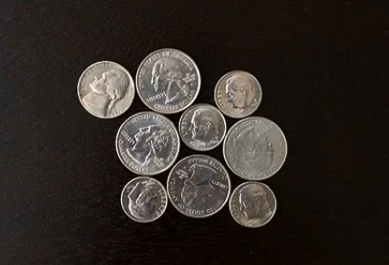
#> input picture images/circle.png, 389 x 265 px, found by its file name
$ python tutorial_20_contours.py
#> lines starting #> are read from the running program, lines starting #| are printed output that depends on the picture; after the words box and inside, x2 and y2 are one past the last pixel; in counts of white or black regions, pixels touching at a corner belong together
#> in main, src is the input picture: shape (265, 389, 3); mean B, G, R 37.2, 41.8, 48.7
import cv2 as cv
import numpy as np


def edge_demo(image):
    blurred = cv.GaussianBlur(image, (3, 3), 0)
    gray = cv.cvtColor(blurred, cv.COLOR_BGR2GRAY)

    grad_x = cv.Sobel(gray, cv.CV_16SC1, 1, 0)
    grad_y = cv.Sobel(gray, cv.CV_16SC1, 0, 1)

    edge_output = cv.Canny(grad_x, grad_y, 30, 150)
    # edge_output = cv.Canny(gray, 50, 150)
    cv.imshow("Canny edge",edge_output)
    return edge_output


def contours_demo(image):
    """
    . 轮廓可以简单认为成将连续的点（连着边界）连在一起的曲线，具有相同 的颜色或者灰度。
    轮廓在形状分析和物体的检测和识别中很有用。
    . 为了更加准确，要使用二值化图像。在寻找轮廓之前，要进行阈值化处理或者 Canny 边界检测
    . 查找轮廓的函数会修改原始图像。如果你在找到轮廓之后还想使用原始图像的话，
    你应该将原始图像存储到其他变量中.
    . 在 OpenCV 中，查找轮廓就像在黑色背景中超白色物体。要找的物体应该是白色而背景应该是黑色。


    """
    dst = cv.GaussianBlur(image, (3, 3), 0)
    gray = cv.cvtColor(dst, cv.COLOR_BGR2GRAY)
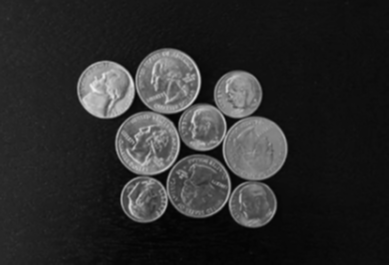
#> gray: shape (265, 389); min 4, max 237, mean 43.4
    ret, binary = cv.threshold(gray, 0, 255, cv.THRESH_BINARY | cv.THRESH_OTSU)
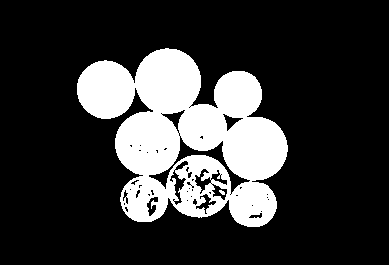
#> binary: shape (265, 389); 21.3% white; 2 white regions
#> ret = 72
    cv.imshow("binary image", binary)
    # binary = edge_demo(image)
    """
    • 函数 cv2.ﬁndContours() 有三个参数, 第一个是输入图像，第二个是轮廓检索模式，第三个是轮廓近似方法。
    • 检索模式：
        • CV_RETR_EXTERNAL - 只提取外层的轮廓
        • CV_RETR_LIST - 提取所有轮廓，并且放置在 list 中
        • CV_RETR_CCOMP - 提取所有轮廓，并且将其组织为两层的 hierarchy:
            顶层为连通域的 外围边界，次层为洞的内层边界。
        • CV_RETR_TREE - 提取所有轮廓，并且重构嵌套轮廓的全部 hierarchy
    • 逼近方法 (对所有节点, 不包括使用内部逼近的 CV_RETR_RUNS).  点的存贮情况，是不是都被存贮
        • CV_CHAIN_CODE - Freeman 链码的输出轮廓. 其它方法输出多边形(定点序列).
        • CV_CHAIN_APPROX_NONE - 将所有点由链码形式翻译为点序列形式
        • CV_CHAIN_APPROX_SIMPLE - 压缩水平、垂直和对角分割，即函数只保留末端的象素 点;
        • CV_CHAIN_APPROX_TC89_L1,  CV_CHAIN_APPROX_TC89_KCOS - 应用 Teh-Chin 链逼近算法.
        • CV_LINK_RUNS - 通过连接为 1 的水平碎片使用完全不同的轮廓提取算法。仅有 CV_RETR_LIST 提取模式可以在本方法中应用.
    • offset:每一个轮廓点的偏移量. 当轮廓是从图像 ROI 中提取出来的时候，使用偏移量有用，因为可以从整个图像上下文来对轮廓做分析.
    • 返回值有三个，第一个是图像，第二个是轮廓，第三个是（轮廓的）层析结构。
        轮廓（第二个返回值）是一个 Python 列表，其中存储这图像中的所有轮廓。
        每一个轮廓都是一个 Numpy 数组，包含对象边界点（x，y）的坐标。
    """
    contours, hierarchy= cv.findContours(binary, cv.RETR_EXTERNAL, cv.CHAIN_APPROX_SIMPLE)
#> contours = 1 contour; box (x1, y1, x2, y2) and area: (77, 48, 288, 227) 23701
    for i, contour in enumerate(contours):
        # 函数 cv2.drawContours() 可以被用来绘制轮廓。它可以根据你提供的边界点绘制任何形状。
        # 它的第一个参数是原始图像，第二个参数是轮廓，一个 Python 列表。
        # 第三个参数是轮廓的索引（在绘制独立轮廓是很有用，当设 置为 -1 时绘制所有轮廓）。
        # 接下来的参数是轮廓的颜色和厚度等。
        cv.drawContours(image, contours, i, (0, 0, 255), -1)  # 2为像素大小，-1时填充轮廓
        print(i)
#> this loop made 1 pass
#| 0
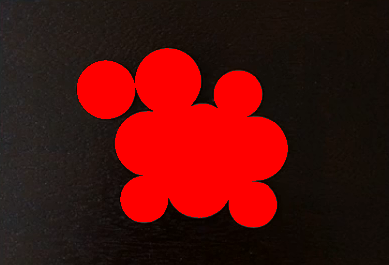
#> image: shape (265, 389, 3); mean B, G, R 11.8, 14.8, 79.5
    cv.imshow("detect contours", image)


def main():
    src = cv.imread(r"E:\opnote\opencv_exercises\images\circle.png")
    cv.imshow("demo",src)
    contours_demo(src)
    cv.waitKey(0)  # 等有键输入或者1000ms后自动将窗口消除，0表示只用键输入结束窗口
    cv.destroyAllWindows()  # 关闭所有窗口


if __name__ == '__main__':
    main()

$ run again, with images/chessboard.png copied over images/circle.png
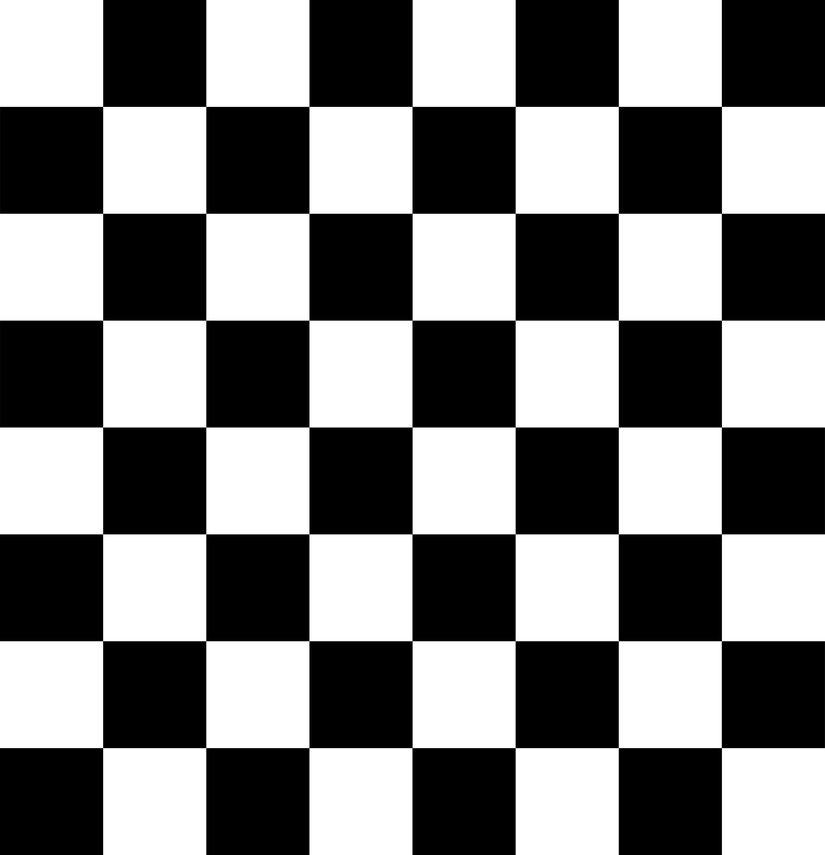
#> input picture images/chessboard.png, 825 x 855 px, shrunk from 3595 x 3723 before the run, found by its file name
#> in main, src is the input picture: shape (855, 825, 3); min 0, max 255, mean 127.5
#> binary: shape (855, 825); 50% white; 2 white regions
#> ret = 127
#> contours = 2 contours; box (x1, y1, x2, y2) and area: (0, 0, 413, 855) 228940, (413, 0, 825, 855) 228834
#> the loop in contours_demo, `for i, contour in enumerate(contours):` made 2 passes
#| 0
#| 1
#> after the loop in contours_demo, `for i, contour in enumerate(contours):`:
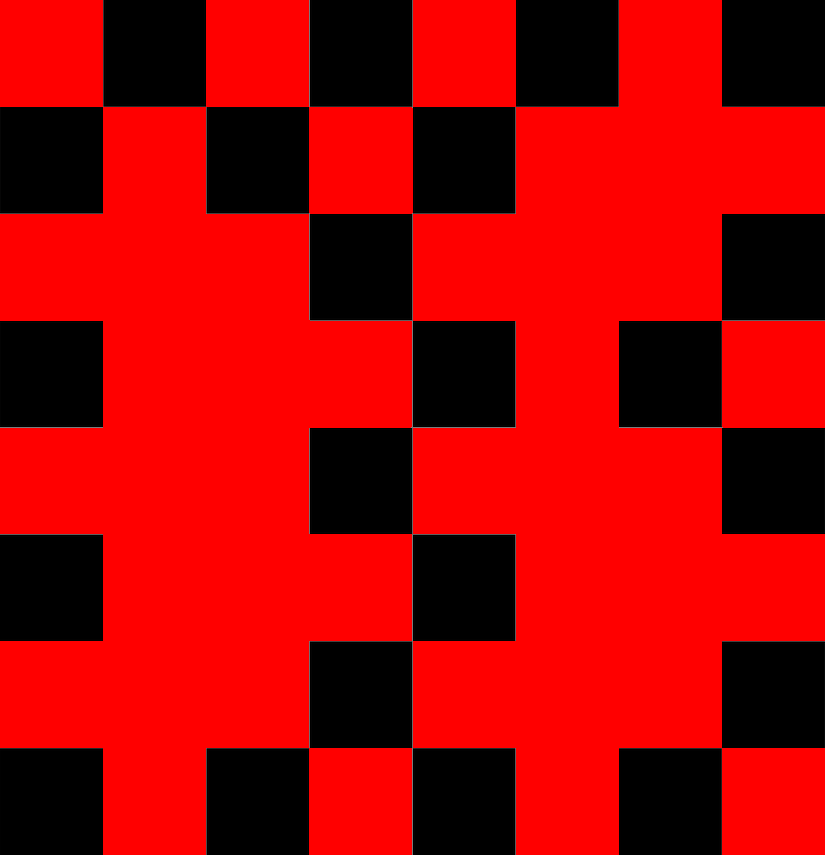
#> image: shape (855, 825, 3); mean B, G, R 0.5, 0.5, 167.7
